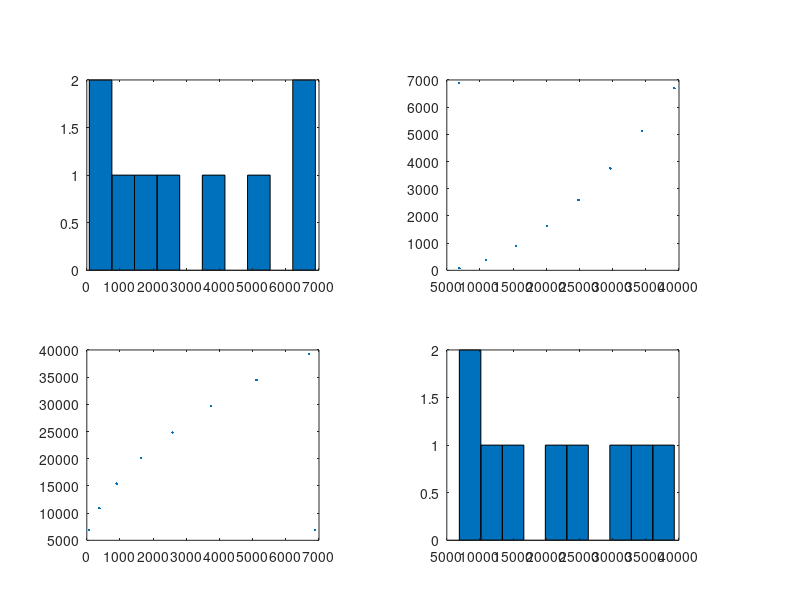

Source code (MATLAB):
% clear
% clc
%% Institude: HuaZhong University of Science and Technology
% 机构： 华中科技大学电气与电子工程学院
%% Written by Xu Shouyu
% 作者： 徐首彧
% 指导老师： 叶才勇
%% 1MW大电机参数

% Rout=0.184;                % 定子铁芯外半径
% Rsb=0.16;                  % 定子槽底部半径
% Rt=0.115;                  % 定子槽顶部半径
% Rs=0.113;                  % 定子内半径
% Rm=0.105;                  % 磁极半径
% Rr=0.092;                  % 转子半径
% Df=0.4;                    % 机座直径
% boa=0.02655;               % boa是槽开口角
% bsa=0.0607;                % bsa是槽宽角
%
% % 定子铁芯材料为B20AT1500硅钢片
% vc=0.27;                   % 定子铁芯泊松比
% Rho_c=7650;                % 定子铁芯密度
% Ec=211e9;                  % 定子铁芯弹性模量
%
% % 绕组材料为铜
% vw=0.35;                   % 绕组铜泊松比
% Rho_w=8890;                % 绕组铜密度
% Ew=115e9;                  % 绕组铜弹性模量

%% 《多相电机噪声书上的参数》
Rout=0.233/2;                 % 定子外半径
hc=8.42e-3;                   % 定子铁轭厚度
Rsb=Rout-hc;                  % 定子槽底半径

s1=36;                        % 定子槽数
ht=0.028;                     % 定子齿长度
ct=5.87e-3;                   % 定子齿宽
Rs=0.16/2;                    % 定子内半径
Lc=0.1975;                    % 定子有效长度
hov=0.048;                    % 绕组端部接线长度

Df=0.246;                     % 机座直径
Lf=0.359;                     % 机座长度
vf=0.33;                      % 机座泊松比
Ef=71e9;                      % 机座弹性模量
Rho_f=2700;                   % 机座密度

vc=0.3;                       % 定子铁芯泊松比
Rho_c=7700;                   % 定子铁芯密度
Ec=200e9;                     % 定子铁心弹性模量

vw=0.35;                      % 绕组泊松比
Rho_w=8890;                   % 绕组密度
Ew=9.4e9;                     % 绕组弹性模量


m_region=linspace(0,8,9);  % 周向模态阶次m的取值范围，m取0,1,2,3,4,5,6,7,8


%% 计算定子铁心的固有频率与集中刚度

hc=Rout-Rsb;               % 定子铁轭厚度，hc=Rout-Rsb
Rc=(2*Rout-hc)/2;          % 定子铁轭平均半径Rc=(D1out-hc)/2
k2_stator=(hc^2)/(12*Rc^2);           % 参数k的计算

ohm_stator=zeros(length(m_region),2); % 分配定子铁心参数ohm_m的存储空间
f_stator=zeros(length(m_region),2);   % 定子铁芯的固有频率
K_stator=zeros(length(m_region),1);   % 定子铁芯的集中刚度

for i = 1:9
    m=i-1;
    if m == 0
        ohm_stator(i,1)=1;
        ohm_stator(i,2)=1;
    else
        ohm_stator(i,1)=0.5*sqrt((1+m^2+k2_stator*m^4)-sqrt((1+m^2+k2_stator*m^4)^2-4*k2_stator*m^6));
        ohm_stator(i,2)=0.5*sqrt((1+m^2+k2_stator*m^4)+sqrt((1+m^2+k2_stator*m^4)^2-4*k2_stator*m^6));
    end
    f_stator(i,1)=ohm_stator(i,1)*sqrt(Ec/(Rho_c/(1-vc^2)))/(pi*2*Rc);  
    f_stator(i,2)=ohm_stator(i,2)*sqrt(Ec/(Rho_c/(1-vc^2)))/(pi*2*Rc);
    K_stator(i,1)=(4*ohm_stator(i,1)^2)/(2*Rc)*(pi*Lc*hc*Ec)/(1-vc^2);   % 定子铁芯的集中刚度采用(5-25)式计算
end

%% 计算绕组的固有频率与集中刚度

Rw=(2*Rs+ht)/2;            % 定子绕组的平均半径
k2_wingdings=(ht^2)/(12*Rw^2);       % 参数k的计算

ohm_windings=zeros(length(m_region),2); % 分配绕组参数ohm_m的存储空间
f_windings=zeros(length(m_region),2);   % 绕组的固有频率
K_windings=zeros(length(m_region),1);   % 绕组的集中刚度

for i = 1:9
    m=i-1;
    if m == 0
        ohm_windings(i,1)=1;
        ohm_windings(i,2)=1;
    else
        ohm_windings(i,1)=0.5*sqrt((1+m^2+k2_wingdings*m^4)-sqrt((1+m^2+k2_wingdings*m^4)^2-4*k2_wingdings*m^6));
        ohm_windings(i,2)=0.5*sqrt((1+m^2+k2_wingdings*m^4)+sqrt((1+m^2+k2_wingdings*m^4)^2-4*k2_wingdings*m^6));
    end
    f_windings(i,1)=ohm_windings(i,1)*sqrt(Ew/(Rho_w/(1-vw^2)))/(pi*2*Rw);
    f_windings(i,2)=ohm_windings(i,2)*sqrt(Ew/(Rho_w/(1-vw^2)))/(pi*2*Rw);
    K_windings(i,1)=(ohm_windings(i,1)^2)*Ew*vw/(Rw^2)/(1-vw^2);         % 绕组的集中刚度采用(5-39)式计算
end

%% 计算机座的固有频率与集中刚度

Rf=(Df+2*Rout)/4;          % 机座平均半径
hf=(Df-2*Rout)/2;          % 机座厚度
k2_saddle=(hf^2)/(12*Rf^2);          % 参数k的计算

lamda_e=zeros(3,1);        % 含端盖的圆柱形机座可视为两端固定壳体，等效波长为lamda_e
ohm_frame=zeros(3,9);         % 存储机座的最小多根Rho_mn
f_frame=zeros(3,9);        % 机座的固有频率
K_frame=zeros(3,9);        % 机座的集中刚度

% 计算机座的等效波长
for n = 1:3
    L0=Lf*(0.3/(0.3+n));
    lamda_e(n,1)=n*pi*Rf/(Lf-L0);
end

% 计算机座的最小多根Rho_mn
for i = 1:9
    m=i-1;
    for n = 1:3
        % 根据Donnell-Mushtari理论计算
        delta=m^2+lamda_e(n,1)^2;

        C2=1+0.5*(3-vf)*delta+k2_saddle*delta^2;
        C1=0.5*(1-vf)*((3+2*vf)*lamda_e(n,1)^2+m^2+delta^2+(3-vf)/(1-vf)*k2_saddle*delta^2);
        C0=0.5*(1-vf)*((1-vf^2)*lamda_e(n,1)^4+k2_saddle*delta^4);
        equation=[1,0,-C2,0,C1,0,-C0];

        roots_equation=roots(equation);
        for o = 1:length(roots_equation)
            % 去除虚数根，虚数根值变为0
            if isreal(roots_equation(o))
            else
                roots_equation=0;
            end
        end
        % 去除值为0和小于0的多根
        roots_equation(roots_equation==0)=[];
        roots_equation(roots_equation < 0)=[];
        % 找到最小多根
        [roots_min,index]=min(roots_equation);
        % 存储最小多根
        ohm_frame(n,i)=roots_min;
        f_frame(n,i)=ohm_frame(n,i)*sqrt(Ef/Rho_f/(1-vf^2))/(2*pi*Rf);      % 机座的固有频率采用(5-33)式计算
        K_frame(n,i)=2*(ohm_frame(n,i)^2)*pi*Lf*hf*Ef/Rf/(1-vf^2);          % 机座的集中刚度采用(5-34)式计算
    end
end


%% 计算定子系统的固有频率

V_stator=Lc*pi*(Rout^2-Rsb^2)+Lc*ct*ht*s1;           % 含齿铁芯的体积；
V_windings=(Lc+2*hov)*pi*(Rsb^2-Rs^2)-Lc*ct*ht*s1;   % 绕组的体积
V_frame=Lf*pi*((Df/2)^2-Rout^2);                     % 机座的体积

Mc=Rho_c*V_stator;                                   % 定子铁芯的质量
Mw=Rho_w*V_windings;                                 % 绕组的质量
Mf=Rho_f*V_frame;                                    % 机座的质量

Mc=18.85;
Mw=12.02;
Mf=6.24;

f_mn=zeros(3,9);                      % 带绕组的定子-机座系统的固有频率

for i = 1:9
    m=i-1;
    for n = 1:3
        f_mn(n,i)=sqrt((K_stator(i,1)+K_frame(n,i)+K_windings(i,1))/(Mc+Mf+Mw))/(2*pi);
    end
end

%%

figure
plotmatrix(f_stator())
